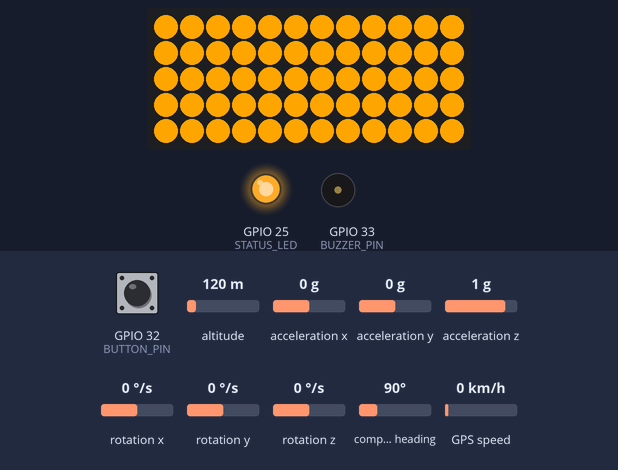
Simulated run of this sketch. Board: ESP32. On the bench: 12×5 RGB LED matrix (first LED top left, wired row by row), output pins drawn as LEDs (lit = HIGH), buzzer (waves = sounding, pin HIGH). The test bench sets the inputs (shaded band); at power-on: rotation y 0 °/s, GPS speed 0 km/h, GPIO 32 (BUTTON_PIN) HIGH, altitude 120 m, acceleration x 0 g, acceleration y 0 g, acceleration z 1 g, rotation x 0 °/s, rotation z 0 °/s, compass heading 90°. The GPS gets a fix after 3 s at 37.7749, -122.4194 with 8 satellites; the modem accepts every AT command (registered, SIM ready, sends succeed) and sends nothing else.

Above: at 0.9 s.
8.5 s: rotation y set to -192 °/s
At 8.9 s:
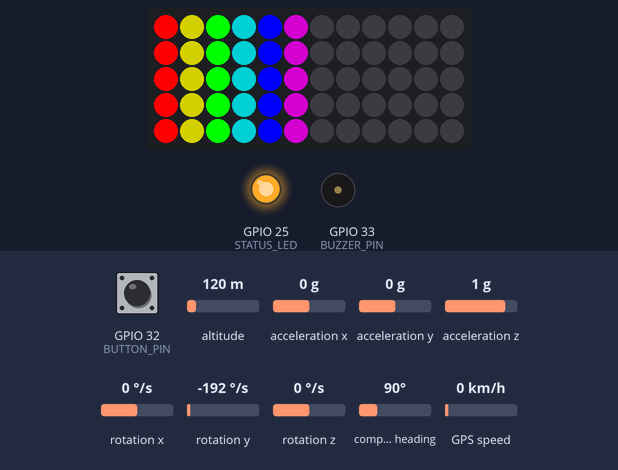
10.0 s: GPS speed set to 3 km/h
At 10.6 s:
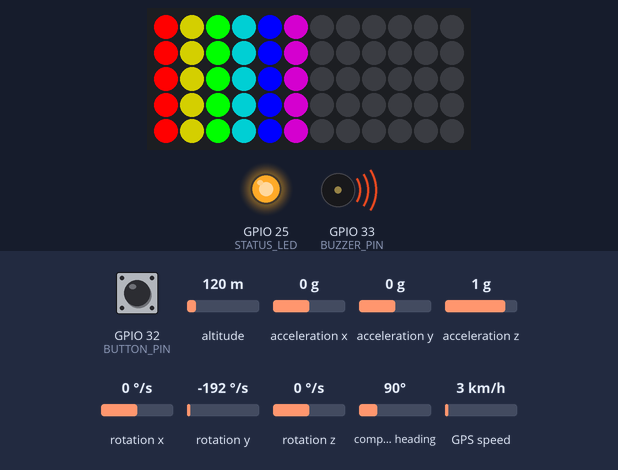
Timing chart, 0 to 18.8 s (numbered marks = the images above; inputs shaded):
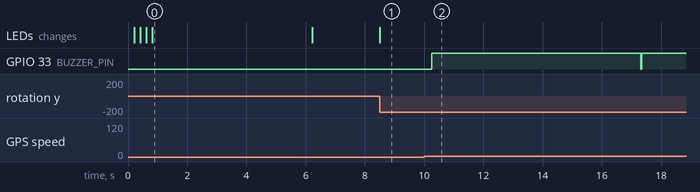

Measured:
- the behaviour switches between 1 and 2 km/h on GPS speed (found by bisection; images 1 and 2)
- after the input at 8.5 s, the LEDs: change at once (image 1)
- after the input at 10.0 s, GPIO 33 (BUZZER_PIN): LOW → HIGH after 0.25 s, → LOW 7.1 s later, → HIGH 0.02 s later
- what the display in image 0 shows lasts 5.4 s, from 0.8 s to 6.2 s

The sketch:

smart_helmet.ino
```cpp
#include <Wire.h>
#include <MPU6050.h>
#include <TinyGPS++.h>
#include <Adafruit_NeoPixel.h>

// -------------------- PIN DEFINITIONS --------------------
#define MPU_SDA       21
#define MPU_SCL       22
#define GPS_RX        16
#define GPS_TX        17
#define SIM800_TX     26
#define SIM800_RX     27
#define BUZZER_PIN    33
#define STATUS_LED    25
#define LED_PIN       27
#define BUTTON_PIN    32 // Tact switch

// -------------------- CONSTANTS --------------------------
#define SPEED_LIMIT   1.0   // km/h
#define NUM_LEDS      60
#define NUM_ROWS      5
#define NUM_COLS      12
#define SMS_DELAY     1000
#define TILT_THRESHOLD 15000
#define TILT_HYSTERESIS 3000
#define BUTTON_PRESS_INTERVAL 500 // ms
#define BUTTON_PRESS_COUNT    3

// -------------------- OBJECT DECLARATIONS ----------------
MPU6050 mpu;
TinyGPSPlus gps;
HardwareSerial sim800(2);   // SIM800L on UART2
HardwareSerial GPS_Serial(1);
Adafruit_NeoPixel strip(NUM_LEDS, LED_PIN, NEO_GRB + NEO_KHZ800);

// -------------------- STATE VARIABLES --------------------
bool leftIndicatorOn = false;
bool rightIndicatorOn = false;
unsigned long lastButtonPressTime = 0;
int buttonPressCounter = 0;

// -------------------- EMERGENCY CONTACTS -----------------
const char* emergencyContacts[] = {
  "+918885414469",
  "+918143570858"
};
const int contactCount = sizeof(emergencyContacts) / sizeof(emergencyContacts[0]);

// -------------------- HELPER: LED Mapping ----------------
int getLEDIndex(int row, int col) {
  if (row % 2 == 0) {
    return row * NUM_COLS + col;
  } else {
    return row * NUM_COLS + (NUM_COLS - 1 - col);
  }
}

// -------------------- HELPER: Color Wheel ----------------
uint32_t Wheel(byte WheelPos) {
  WheelPos = 255 - WheelPos;
  if (WheelPos < 85) {
    return strip.Color(255 - WheelPos * 3, 0, WheelPos * 3);
  }
  if (WheelPos < 170) {
    WheelPos -= 85;
    return strip.Color(0, WheelPos * 3, 255 - WheelPos * 3);
  }
  WheelPos -= 170;
  return strip.Color(WheelPos * 3, 255 - WheelPos * 3, 0);
}

// -------------------- STARTUP ANIMATION ------------------
void startupAnimation() {
  strip.clear();
  for (int radius = 0; radius < max(NUM_ROWS, NUM_COLS); radius++) {
    for (int row = 0; row < NUM_ROWS; row++) {
      for (int col = 0; col < NUM_COLS; col++) {
        int centerRow = NUM_ROWS / 2;
        int centerCol = NUM_COLS / 2;
        int dist = abs(row - centerRow) + abs(col - centerCol);
        if (dist == radius) {
          int ledIndex = getLEDIndex(row, col);
          strip.setPixelColor(ledIndex, strip.Color(255, 165, 0)); // Cyan mirage
        }
      }
    }
    strip.show();
    delay(100);
  }
  delay(5000);
  strip.clear();
  strip.show();
}

// -------------------- DIRECTIONAL LIGHTS -----------------
void setLeftIndicator() {
  strip.clear();
  for (int row = 0; row < NUM_ROWS; row++) {
    for (int col = 0; col < NUM_COLS / 2; col++) {
      int ledIndex = getLEDIndex(row, col);
      strip.setPixelColor(ledIndex, Wheel((col * 256 / (NUM_COLS / 2)) & 255));
    }
  }
  strip.show();
}

void setRightIndicator() {
  strip.clear();
  for (int row = 0; row < NUM_ROWS; row++) {
    for (int col = NUM_COLS / 2; col < NUM_COLS; col++) {
      int ledIndex = getLEDIndex(row, col);
      strip.setPixelColor(ledIndex, Wheel(((col - NUM_COLS / 2) * 256 / (NUM_COLS / 2)) & 255));
    }
  }
  strip.show();
}

// -------------------- DETECT TILT ------------------------
void detectTiltDirection() {
  int16_t gx, gy, gz;
  mpu.getRotation(&gx, &gy, &gz);

  if (gy > TILT_THRESHOLD && !rightIndicatorOn) {
    rightIndicatorOn = true;
    leftIndicatorOn = false;
    setRightIndicator();
  } else if (gy < -TILT_THRESHOLD && !leftIndicatorOn) {
    leftIndicatorOn = true;
    rightIndicatorOn = false;
    setLeftIndicator();
  } else if (abs(gy) < (TILT_THRESHOLD - TILT_HYSTERESIS)) {
    if (leftIndicatorOn || rightIndicatorOn) {
      leftIndicatorOn = false;
      rightIndicatorOn = false;
      strip.clear();
      strip.show();
    }
  }
}

// -------------------- CRASH DETECTION --------------------
void detectCrash() {
  int16_t ax, ay, az;
  mpu.getAcceleration(&ax, &ay, &az);
  float totalAcc = sqrt(ax * ax + ay * ay + az * az) / 16384.0;

  if (totalAcc > 3.0 && gps.location.isValid()) {
    digitalWrite(BUZZER_PIN, HIGH);
    sendCrashAlert();
    delay(3000);
    digitalWrite(BUZZER_PIN, LOW);
  }
}

// -------------------- GPS SPEED MONITOR ------------------
void readGPSAndSpeed() {
  while (GPS_Serial.available()) {
    gps.encode(GPS_Serial.read());
  }

  if (gps.location.isUpdated()) {
    float speed = gps.speed.kmph();
    if (speed > SPEED_LIMIT && gps.location.isValid()) {
      digitalWrite(BUZZER_PIN, HIGH);
      sendOverSpeedAlert(speed, gps.location.lat(), gps.location.lng());
      delay(3000);
      digitalWrite(BUZZER_PIN, LOW);
    }
  }
}

// -------------------- GSM ALERTS -------------------------
void sendCrashAlert() {
  for (int i = 0; i < contactCount; i++) {
    sim800.println("AT+CMGF=1");
    delay(500);
    sim800.print("AT+CMGS=\"");
    sim800.print(emergencyContacts[i]);
    sim800.println("\"");
    delay(500);
    sim800.print("🚨 Crash detected! Location: https://maps.google.com/?q=");
    sim800.print(gps.location.lat(), 6);
    sim800.print(",");
    sim800.print(gps.location.lng(), 6);
    sim800.write(26);
    delay(SMS_DELAY);
  }
}

void sendOverSpeedAlert(float speed, float lat, float lng) {
  for (int i = 0; i < contactCount; i++) {
    sim800.println("AT+CMGF=1");
    delay(500);
    sim800.print("AT+CMGS=\"");
    sim800.print(emergencyContacts[i]);
    sim800.println("\"");
    delay(500);
    sim800.print("⚠ Over-speeding! Speed: ");
    sim800.print(speed);
    sim800.print(" km/h. Location: https://maps.google.com/?q=");
    sim800.print(lat, 6);
    sim800.print(",");
    sim800.print(lng, 6);
    sim800.write(26);
    delay(SMS_DELAY);
  }
}

// -------------------- BUTTON SOS FEATURE -----------------
void checkSOSButton() {
  if (digitalRead(BUTTON_PIN) == LOW) { // Button pressed
    unsigned long now = millis();
    if (now - lastButtonPressTime < BUTTON_PRESS_INTERVAL) {
      buttonPressCounter++;
      if (buttonPressCounter >= BUTTON_PRESS_COUNT) {
        sendCrashAlert();
        buttonPressCounter = 0;
      }
    } else {
      buttonPressCounter = 1;
    }
    lastButtonPressTime = now;
    delay(200); // debounce
  }
}

// -------------------- SETUP ------------------------------
void setup() {
  Serial.begin(115200);
  Wire.begin(MPU_SDA, MPU_SCL);
  mpu.initialize();
  GPS_Serial.begin(9600, SERIAL_8N1, GPS_RX, GPS_TX);
  sim800.begin(9600, SERIAL_8N1, SIM800_RX, SIM800_TX);

  pinMode(BUZZER_PIN, OUTPUT);
  pinMode(STATUS_LED, OUTPUT);
  pinMode(BUTTON_PIN, INPUT_PULLUP);
  digitalWrite(STATUS_LED, HIGH);

  strip.begin();
  strip.show();
  startupAnimation();

  sim800.println("AT");
  delay(1000);
}

// -------------------- LOOP -------------------------------
void loop() {
  detectTiltDirection();
  readGPSAndSpeed();
  detectCrash();
  checkSOSButton();
}
```
